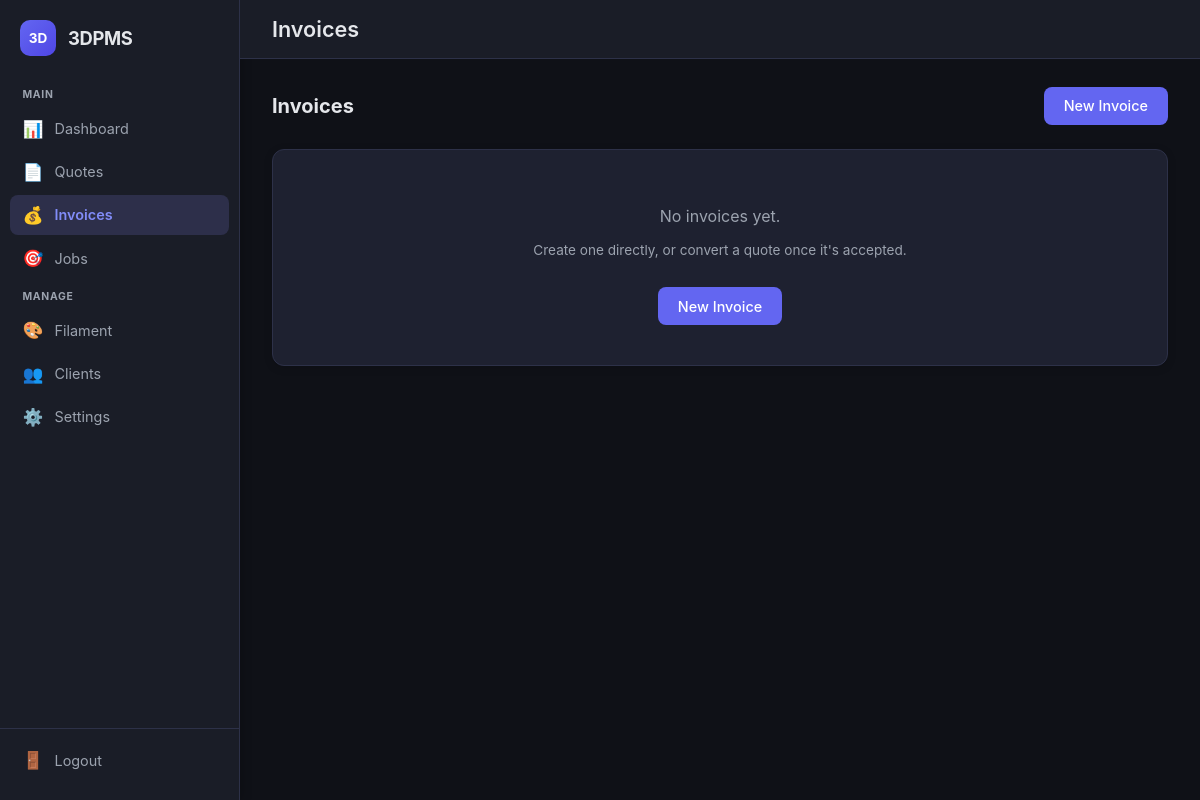
Page /dash/invoices (signed in) on the earlier database version.
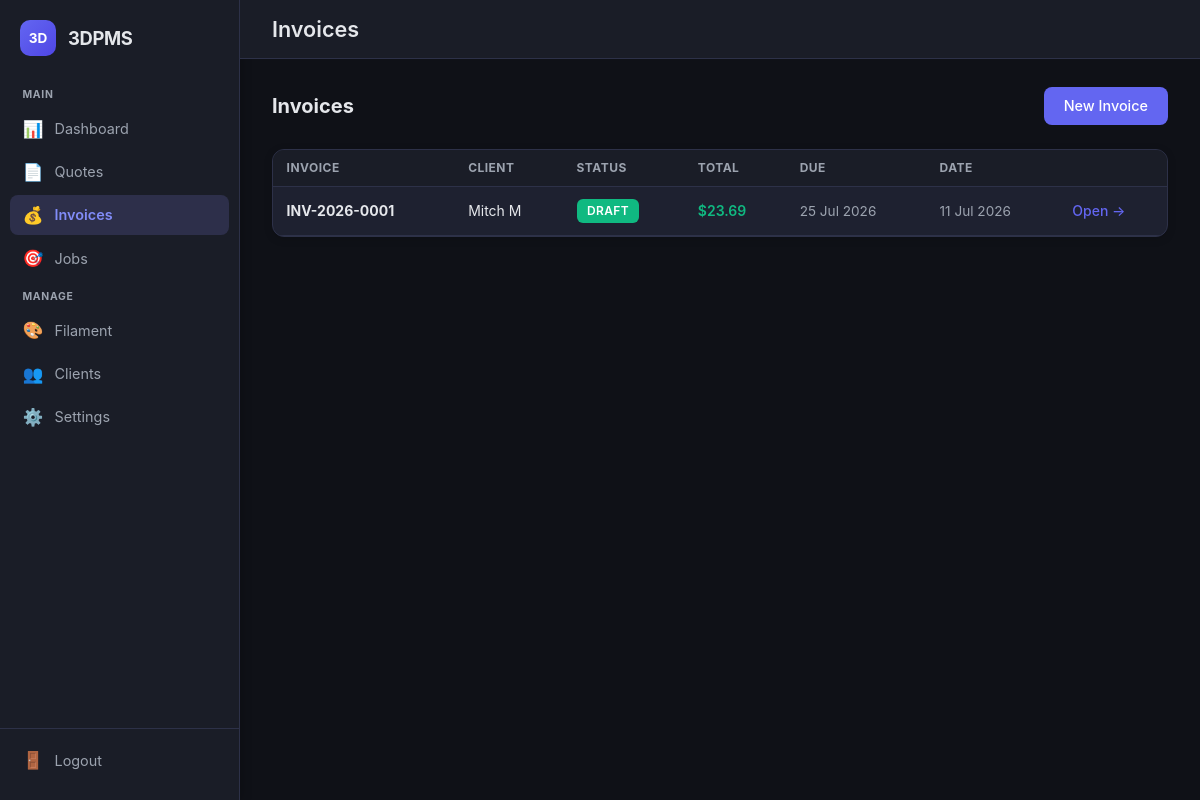
Same page on the later database version.
### app/models.py (models this page shows, shortened)
class Invoice(db.Model):
    id = db.Column(db.Integer, primary_key=True)
    invoice_number = db.Column(db.String(50), unique=True)
    client_id = db.Column(db.Integer, db.ForeignKey('client.id'))
    client = db.relationship('Client', backref='invoices')
    quote_id = db.Column(db.Integer, db.ForeignKey('quote.id'))
    quote = db.relationship('Quote')
    status = db.Column(db.String(50), default='Draft')
    total = db.Column(db.Float, default=0.0)
    payment_method = db.Column(db.String(200), default='Bank Transfer')
    surcharge_percent = db.Column(db.Float, default=0.0)
    surcharge_overrides = db.Column(db.Text, default='{}')
    markup_percent = db.Column(db.Float, default=0.0)
    show_markup_to_client = db.Column(db.Boolean, default=False)
    notify_me = db.Column(db.Boolean, default=False)
    notes = db.Column(db.Text)
    created_at = db.Column(db.DateTime, default=datetime.utcnow)
    due_date = db.Column(db.Date)
    paid_at = db.Column(db.DateTime)
    items = db.relationship('InvoiceItem', backref='invoice', lazy=True, cascade='all, delete-orphan')
    @property
    def display_number(self):
        return self.invoice_number or f'INV-{self.id:04d}'
    @property
    def is_overdue(self):
        from datetime import date
        return bool(self.due_date) and self.due_date < date.today() and self.status not in ('Paid', 'Cancelled')

class Client(db.Model):
    id = db.Column(db.Integer, primary_key=True)
    name = db.Column(db.String(200), nullable=False)
    phone = db.Column(db.String(50))
    email = db.Column(db.String(200))
    notes = db.Column(db.Text)
    created_at = db.Column(db.DateTime, default=datetime.utcnow)

### app/main.py (the view)
@main_bp.route('/invoices', methods=['GET'])
@login_required
def invoices():
    invoices = Invoice.query.order_by(Invoice.created_at.desc()).all()
    return render_template('invoices.html', invoices=invoices)

### app/templates/invoices.html
{% extends 'base.html' %}
{% block page_title %}Invoices{% endblock %}
{% block content %}
<div class="page-header">
  <h2>Invoices</h2>
  <a href="{{ url_for('main.new_invoice') }}" class="btn">New Invoice</a>
</div>
{% if invoices %}
<div class="panel" style="padding: 0; overflow: hidden;">
  <table class="data-table">
    <thead>
      <tr>
        <th>Invoice</th>
        <th>Client</th>
        <th>Status</th>
        <th>Total</th>
        <th>Due</th>
        <th>Date</th>
        <th></th>
      </tr>
    </thead>
    <tbody>
      {% for invoice in invoices %}
      <tr>
        <td><strong>{{ invoice.display_number }}</strong></td>
        <td>{{ invoice.client.name }}</td>
        <td>
          {% if invoice.is_overdue %}
          <span class="badge badge-danger">Overdue</span>
          {% else %}
          <span class="badge badge-success">{{ invoice.status }}</span>
          {% endif %}
        </td>
        <td style="color: var(--success); font-weight: 600;">${{ "%.2f"|format(invoice.total) }}</td>
        <td style="color: var(--text-muted); font-size: 0.85rem;">{{ invoice.due_date.strftime('%d %b %Y') if invoice.due_date else '—' }}</td>
        <td style="color: var(--text-muted); font-size: 0.85rem;">{{ invoice.created_at.strftime('%d %b %Y') if invoice.created_at else '—' }}</td>
        <td><a href="{{ url_for('main.invoice_detail', invoice_id=invoice.id) }}" style="color: var(--accent); text-decoration: none; font-weight: 500;">Open →</a></td>
      </tr>
      {% endfor %}
    </tbody>
  </table>
</div>
{% else %}
<div class="card empty-state">
  <p>No invoices yet.</p>
  <p style="font-size: 0.85rem;">Create one directly, or convert a quote once it's accepted.</p>
  <a href="{{ url_for('main.new_invoice') }}" class="btn" style="margin-top: 1rem;">New Invoice</a>
</div>
{% endif %}
{% endblock %}

### app/templates/base.html (shortened to what this page needs)
<!doctype html>
<html lang="en">
  <head>
    <link rel="stylesheet" href="{{ url_for('static', filename='style.css') }}">
  </head>
  <body>
    {% set ep = request.endpoint or '' %}
    <div class="app-layout">
      <aside class="sidebar">
        <div class="sidebar-brand">
          <div class="brand-icon">3D</div>
          <div class="brand-text">3DPMS</div>
        </div>
        <nav class="sidebar-nav">
          <div class="nav-section-title">Main</div>
          <a href="{{ url_for('main.index') }}" class="nav-item{% if ep == 'main.index' %} active{% endif %}">
            <span class="nav-icon">📊</span>
            <span class="nav-label">Dashboard</span>
          </a>
          <a href="{{ url_for('main.quotes') }}" class="nav-item{% if ep.startswith('main.quote') or ep == 'main.new_quote' %} active{% endif %}">
            <span class="nav-icon">📄</span>
            <span class="nav-label">Quotes</span>
          </a>
          <a href="{{ url_for('main.invoices') }}" class="nav-item{% if ep.startswith('main.invoice') %} active{% endif %}">
            <span class="nav-icon">💰</span>
            <span class="nav-label">Invoices</span>
          </a>
          <a href="{{ url_for('main.jobs') }}" class="nav-item{% if ep.startswith('main.job') %} active{% endif %}">
            <span class="nav-icon">🎯</span>
            <span class="nav-label">Jobs</span>
          </a>
          <div class="nav-section-title">Manage</div>
          <a href="{{ url_for('filament.index') }}" class="nav-item{% if ep.startswith('filament.') %} active{% endif %}">
            <span class="nav-icon">🎨</span>
            <span class="nav-label">Filament</span>
          </a>
          <a href="{{ url_for('main.clients') }}" class="nav-item{% if ep.startswith('main.client') %} active{% endif %}">
            <span class="nav-icon">👥</span>
            <span class="nav-label">Clients</span>
          </a>
          <a href="{{ url_for('settings.settings') }}" class="nav-item{% if ep.startswith('settings.') %} active{% endif %}">
            <span class="nav-icon">⚙️</span>
            <span class="nav-label">Settings</span>
          </a>
        </nav>
        <div class="sidebar-footer">
          <a href="{{ url_for('auth.logout') }}" class="nav-item">
            <span class="nav-icon">🚪</span>
            <span class="nav-label">Logout</span>
          </a>
        </div>
      </aside>
      <main class="main-content">
        <header class="topbar">
          <h1 class="page-title">{% block page_title %}Dashboard{% endblock %}</h1>
        </header>
        <div class="content-area">
          {% block content %}{% endblock %}
        </div>
      </main>
    </div>
  </body>
</html>

### app/static/style.css (style rules this page uses)
:root { color-scheme: dark; --primary: #6366f1; --primary-dark: #4f46e5; --bg-dark: #0f1117; --bg-secondary: #1a1d27; --panel: #1e2130; --text: #e5e7eb; --text-muted: #9ca3af; --accent: #6366f1; --accent-hover: #4f46e5; --border: #2d3148; --success: #10b981; --warning: #f59e0b; --danger: #ef4444; --sidebar-width: 240px; }
* { box-sizing: border-box; }
body { margin: 0; font-family: -apple-system, BlinkMacSystemFont, 'Segoe UI', Roboto, 'Helvetica Neue', Arial, sans-serif; background: var(--bg-dark); color: var(--text); }
.app-layout { display: flex; height: 100vh; overflow: hidden; }
.sidebar { width: var(--sidebar-width); background: var(--bg-secondary); border-right: 1px solid var(--border); display: flex; flex-direction: column; padding: 1.25rem 0; overflow-y: auto; box-shadow: 2px 0 10px rgba(0,0,0,0.2); }
.sidebar-brand { display: flex; align-items: center; gap: 0.75rem; padding: 0 1.25rem; margin-bottom: 1.5rem; }
.brand-icon { width: 36px; height: 36px; background: linear-gradient(135deg, var(--primary), var(--primary-dark)); border-radius: 10px; display: flex; align-items: center; justify-content: center; font-weight: 700; font-size: 0.85rem; color: white; }
.brand-text { font-size: 1.15rem; font-weight: 700; color: var(--text); letter-spacing: -0.02em; }
.sidebar-nav { flex: 1; display: flex; flex-direction: column; gap: 0.25rem; padding: 0 0.65rem; }
.nav-section-title { padding: 0.5rem 0.75rem 0.25rem; font-size: 0.65rem; font-weight: 700; text-transform: uppercase; color: var(--text-muted); letter-spacing: 0.07em; }
.nav-item { display: flex; align-items: center; gap: 0.7rem; padding: 0.6rem 0.75rem; border-radius: 8px; color: var(--text-muted); text-decoration: none; transition: all 0.15s ease; font-size: 0.9rem; }
.nav-item.active { background: #2d2f4a; color: #818cf8; font-weight: 600; }
.nav-icon { font-size: 1.05rem; }
.nav-label { flex: 1; }
.sidebar-footer { padding: 0.75rem 0.65rem 0; border-top: 1px solid var(--border); margin-top: 0.5rem; }
.main-content { flex: 1; display: flex; flex-direction: column; overflow: hidden; }
.topbar { background: var(--bg-secondary); border-bottom: 1px solid var(--border); padding: 1rem 2rem; display: flex; justify-content: space-between; align-items: center; }
.page-title { margin: 0; font-size: 1.35rem; font-weight: 600; }
.content-area { flex: 1; overflow-y: auto; padding: 1.75rem 2rem; }
.card, .panel { background: var(--panel); border: 1px solid var(--border); border-radius: 12px; padding: 1.25rem; box-shadow: 0 2px 8px rgba(0,0,0,0.15); }
.page-header { display: flex; justify-content: space-between; align-items: center; margin-bottom: 1.5rem; }
.page-header h2 { margin: 0; font-size: 1.25rem; }
button, .btn { padding: 0.65rem 1.25rem; border-radius: 8px; border: none; background: var(--accent); color: white; font-weight: 500; cursor: pointer; transition: background 0.15s ease; font-size: 0.9rem; text-decoration: none; display: inline-flex; align-items: center; justify-content: center; gap: 0.4rem; }
.badge { display: inline-block; padding: 0.3rem 0.65rem; border-radius: 6px; font-size: 0.75rem; font-weight: 600; text-transform: uppercase; letter-spacing: 0.03em; }
.badge-success { background: var(--success); color: white; }
.data-table { width: 100%; border-collapse: collapse; font-size: 0.875rem; }
.data-table th { text-align: left; padding: 0.65rem 0.85rem; background: var(--bg-secondary); color: var(--text-muted); font-size: 0.75rem; text-transform: uppercase; letter-spacing: 0.04em; border-bottom: 1px solid var(--border); }
.data-table td { padding: 0.75rem 0.85rem; border-bottom: 1px solid var(--border); vertical-align: middle; }

Differences in the rows shown:
added Invoice: display_number "INV-2026-0001", client.name "Mitch M", status "DRAFT", total "23.69", due_date "25 Jul 2026", created_at "11 Jul 2026"
Other differences:
text no longer shown: "No invoices yet. Create one directly, or convert a quote once it's accepted. New Invoice"
text now shown: "INVOICE CLIENT STATUS TOTAL DUE DATE"
